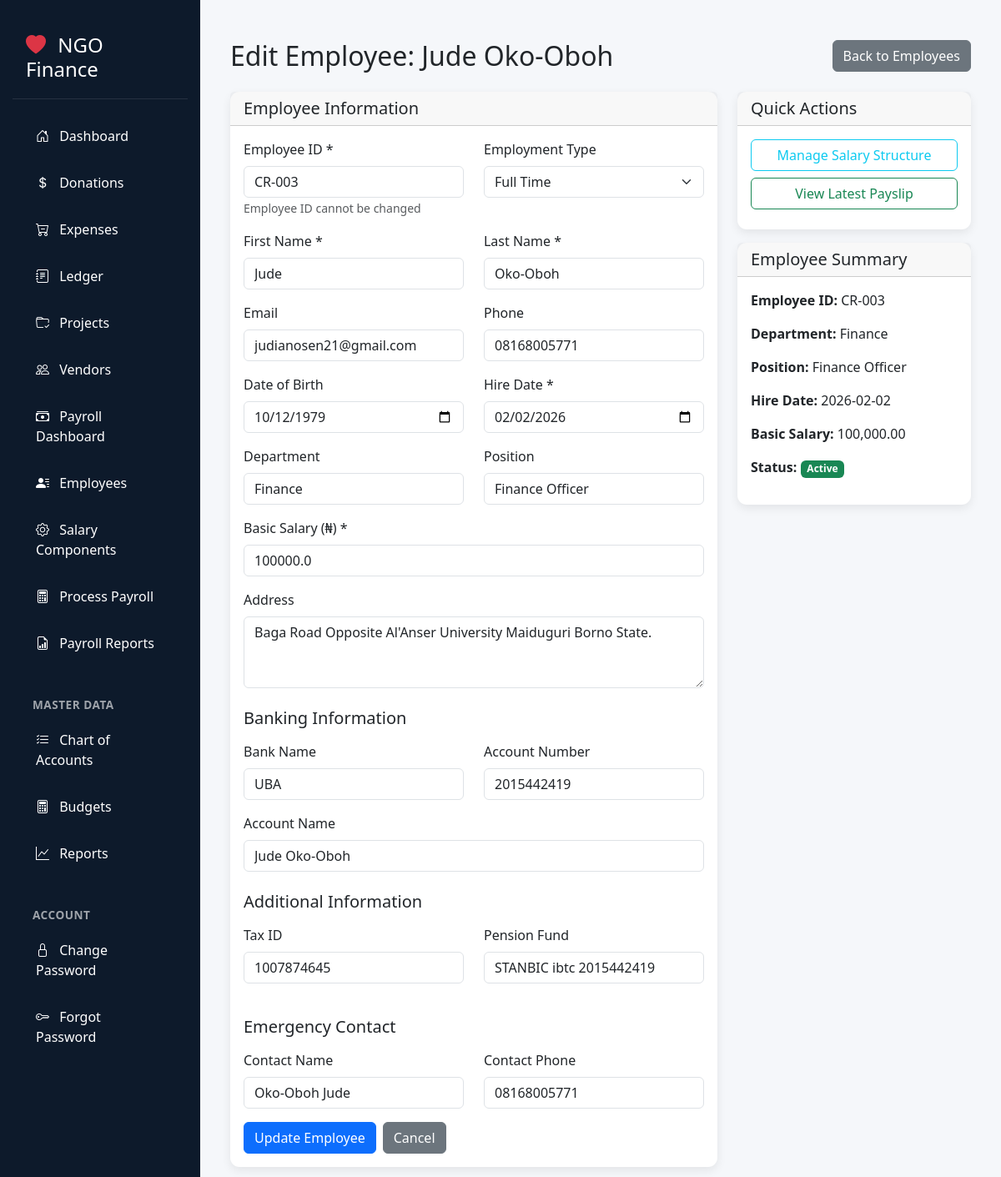
Screenshot of /edit-employee/CR-003 with the database file from the repository.
### tables this page shows
CREATE TABLE employees (
            id INTEGER PRIMARY KEY AUTOINCREMENT,
            employee_id TEXT UNIQUE NOT NULL,
            full_name TEXT NOT NULL,
            email TEXT UNIQUE,
            phone TEXT,
            designation TEXT NOT NULL,
            department TEXT,
            monthly_salary REAL NOT NULL,
            tax_id TEXT,
            bank_account TEXT,
            bank_name TEXT,
            is_active INTEGER DEFAULT 1,
            hire_date TEXT,
            created_at TEXT DEFAULT (datetime('now')),
            updated_at TEXT DEFAULT (datetime('now'))
        , first_name TEXT, last_name TEXT, address TEXT, date_of_birth TEXT, termination_date TEXT, position TEXT, employment_type TEXT, basic_salary REAL DEFAULT 0, bank_account_number TEXT, bank_account_name TEXT, pension_fund TEXT, emergency_contact_name TEXT, emergency_contact_phone TEXT);

### main.py (the view)
@app.get("/edit-employee/{employee_id}", response_class=HTMLResponse)
async def edit_employee_form(request: Request, employee_id: str):
    with get_db() as conn:
        employee = conn.execute("SELECT * FROM employees WHERE employee_id = ?", (employee_id,)).fetchone()
    if not employee:
        raise HTTPException(status_code=404, detail="Employee not found")
    employee = normalize_employee_row(employee)
    return templates.TemplateResponse("edit_employee.html", {
        "request": request,
        "employee": employee
    })

### templates/edit_employee.html (shortened to what this page needs)
{% extends "base.html" %}
{% block content %}
<div class="container-fluid mt-4">
    <div class="d-flex justify-content-between align-items-center mb-4">
        <h2 class="mb-0">Edit Employee: {{ employee.first_name }} {{ employee.last_name }}</h2>
        <a href="/employees" class="btn btn-secondary">
             Back to Employees
        </a>
    </div>
    <div class="row">
        <div class="col-md-8">
            <div class="card">
                <div class="card-header">
                    <h5 class="mb-0">Employee Information</h5>
                </div>
                <div class="card-body">
                    <form method="post">
                        <div class="row">
                            <div class="col-md-6 mb-3">
                                <label for="employee_id" class="form-label">Employee ID *</label>
                                <input type="text" class="form-control" id="employee_id" name="employee_id" value="{{ employee.employee_id }}" readonly>
                                <small class="text-muted">Employee ID cannot be changed</small>
                            </div>
                            <div class="col-md-6 mb-3">
                                <label for="employment_type" class="form-label">Employment Type</label>
                                <select class="form-select" id="employment_type" name="employment_type">
                                    <option value="full-time" {{ 'selected' if employee.employment_type == 'full-time' else '' }}>Full Time</option>
                                </select>
                            </div>
                        </div>
                        <div class="row">
                            <div class="col-md-6 mb-3">
                                <label for="first_name" class="form-label">First Name *</label>
                                <input type="text" class="form-control" id="first_name" name="first_name" value="{{ employee.first_name }}" required>
                            </div>
                            <div class="col-md-6 mb-3">
                                <label for="last_name" class="form-label">Last Name *</label>
                                <input type="text" class="form-control" id="last_name" name="last_name" value="{{ employee.last_name }}" required>
                            </div>
                        </div>
                        <div class="row">
                            <div class="col-md-6 mb-3">
                                <label for="email" class="form-label">Email</label>
                                <input type="email" class="form-control" id="email" name="email" value="{{ employee.email }}">
                            </div>
                            <div class="col-md-6 mb-3">
                                <label for="phone" class="form-label">Phone</label>
                                <input type="tel" class="form-control" id="phone" name="phone" value="{{ employee.phone }}">
                            </div>
                        </div>
                        <div class="row">
                            <div class="col-md-6 mb-3">
                                <label for="date_of_birth" class="form-label">Date of Birth</label>
                                <input type="date" class="form-control" id="date_of_birth" name="date_of_birth" value="{{ employee.date_of_birth }}">
                            </div>
                            <div class="col-md-6 mb-3">
                                <label for="hire_date" class="form-label">Hire Date *</label>
                                <input type="date" class="form-control" id="hire_date" name="hire_date" value="{{ employee.hire_date }}" required>
                            </div>
                        </div>
                        <div class="row">
                            <div class="col-md-6 mb-3">
                                <label for="department" class="form-label">Department</label>
                                <input type="text" class="form-control" id="department" name="department" value="{{ employee.department }}">
                            </div>
                            <div class="col-md-6 mb-3">
                                <label for="position" class="form-label">Position</label>
                                <input type="text" class="form-control" id="position" name="position" value="{{ employee.position }}">
                            </div>
                        </div>
                        <div class="mb-3">
                            <label for="basic_salary" class="form-label">Basic Salary (₦) *</label>
                            <input type="number" class="form-control" id="basic_salary" name="basic_salary" step="0.01" min="0" value="{{ employee.basic_salary }}" required>
                        </div>
                        <div class="mb-3">
                            <label for="address" class="form-label">Address</label>
                            <textarea class="form-control" id="address" name="address" rows="3">{{ employee.address }}</textarea>
                        </div>
                        <h5 class="mt-4 mb-3">Banking Information</h5>
                        <div class="row">
                            <div class="col-md-6 mb-3">
                                <label for="bank_name" class="form-label">Bank Name</label>
                                <input type="text" class="form-control" id="bank_name" name="bank_name" value="{{ employee.bank_name }}">
                            </div>
                            <div class="col-md-6 mb-3">
                                <label for="bank_account_number" class="form-label">Account Number</label>
                                <input type="text" class="form-control" id="bank_account_number" name="bank_account_number" value="{{ employee.bank_account_number }}">
                            </div>
                        </div>
                        <div class="mb-3">
                            <label for="bank_account_name" class="form-label">Account Name</label>
                            <input type="text" class="form-control" id="bank_account_name" name="bank_account_name" value="{{ employee.bank_account_name }}">
                        </div>
                        <h5 class="mt-4 mb-3">Additional Information</h5>
                        <div class="row">
                            <div class="col-md-6 mb-3">
                                <label for="tax_id" class="form-label">Tax ID</label>
                                <input type="text" class="form-control" id="tax_id" name="tax_id" value="{{ employee.tax_id }}">
                            </div>
                            <div class="col-md-6 mb-3">
                                <label for="pension_fund" class="form-label">Pension Fund</label>
                                <input type="text" class="form-control" id="pension_fund" name="pension_fund" value="{{ employee.pension_fund }}">
                            </div>
                        </div>
                        <h5 class="mt-4 mb-3">Emergency Contact</h5>
                        <div class="row">
                            <div class="col-md-6 mb-3">
                                <label for="emergency_contact_name" class="form-label">Contact Name</label>
                                <input type="text" class="form-control" id="emergency_contact_name" name="emergency_contact_name" value="{{ employee.emergency_contact_name }}">
                            </div>
                            <div class="col-md-6 mb-3">
                                <label for="emergency_contact_phone" class="form-label">Contact Phone</label>
                                <input type="text" class="form-control" id="emergency_contact_phone" name="emergency_contact_phone" value="{{ employee.emergency_contact_phone }}">
                            </div>
                        </div>
                        <div class="d-flex gap-2">
                            <button type="submit" class="btn btn-primary">
                                 Update Employee
                            </button>
                            <a href="/employees" class="btn btn-secondary">Cancel</a>
                        </div>
                    </form>
                </div>
            </div>
        </div>
        <div class="col-md-4">
            <div class="card mb-3">
                <div class="card-header">
                    <h5 class="mb-0">Quick Actions</h5>
                </div>
                <div class="card-body">
                    <a href="/employee-salary/{{ employee.employee_id }}" class="btn btn-outline-info w-100 mb-2">
                         Manage Salary Structure
                    </a>
                    <a href="/payslip/{{ employee.employee_id }}" class="btn btn-outline-success w-100 mb-2">
                         View Latest Payslip
                    </a>
                </div>
            </div>
            <div class="card">
                <div class="card-header">
                    <h5 class="mb-0">Employee Summary</h5>
                </div>
                <div class="card-body">
                    <p><strong>Employee ID:</strong> {{ employee.employee_id }}</p>
                    <p><strong>Department:</strong> {{ employee.department or 'Not specified' }}</p>
                    <p><strong>Position:</strong> {{ employee.position or 'Not specified' }}</p>
                    <p><strong>Hire Date:</strong> {{ employee.hire_date }}</p>
                    <p><strong>Basic Salary:</strong> {{ "{:,.2f}".format(employee.basic_salary) | format_currency }}</p>
                    <p><strong>Status:</strong> <span class="badge bg-success">Active</span></p>
                </div>
            </div>
        </div>
    </div>
</div>
{% endblock %}

### static/style.css (style rules this page uses)
.card { border-radius: 0.7rem; box-shadow: 0 4px 12px rgba(0, 0, 0, 0.08); border: none; }

### templates/base.html (style rules this page uses)
:root { --sidebar-width: 240px; --sidebar-bg: #0d1a2b; --sidebar-hover: #1e3a5f; --active-bg: #2c5282; }
body { min-height: 100vh; background-color: #f5f7fa; }

### rows the page displays
employees: first_name "Jude", last_name "Oko-Oboh", employee_id "CR-003", email "judianosen21@gmail.com", phone "08168005771", date_of_birth "10/12/1979", hire_date "02/02/2026", department "Finance", position "Finance Officer", basic_salary "100000.0", address "Baga Road Opposite Al'Anser University Maiduguri Borno State.", bank_name "UBA", bank_account_number "2015442419", bank_account_name "Jude Oko-Oboh", tax_id "1007874645", pension_fund "STANBIC ibtc 2015442419", emergency_contact_name "Oko-Oboh Jude", emergency_contact_phone "08168005771", hire_date "2026-02-02", basic_salary "100,000.00"
